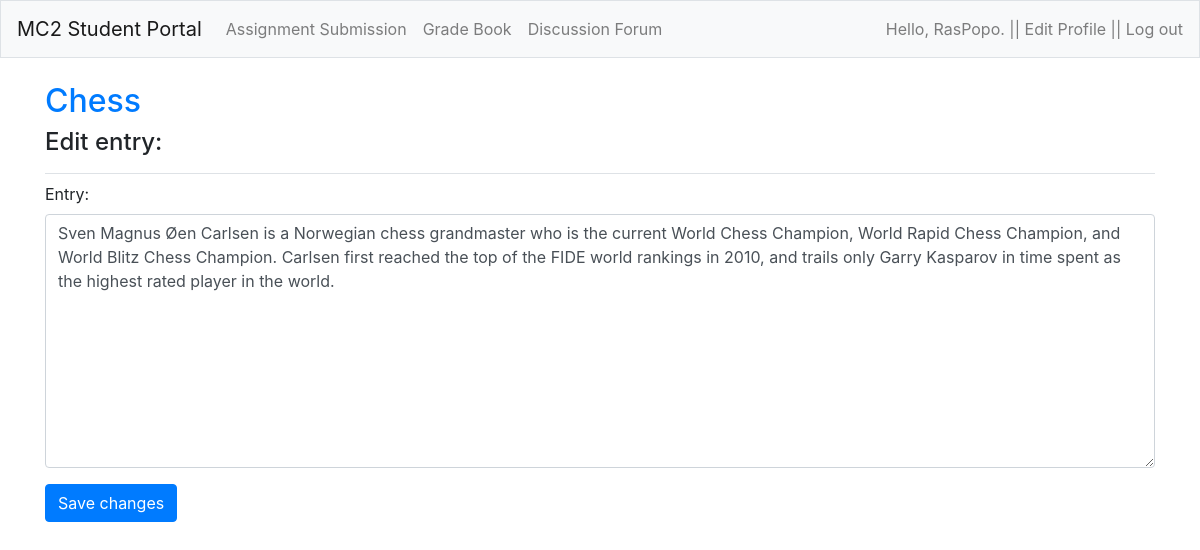
/edit_entry/3/ (signed in), run on the app's committed database.
### account/models.py (models this page shows, shortened)
class Account(AbstractBaseUser):
	email 					= models.EmailField(verbose_name="email", max_length=60, unique=True)
	username				= models.CharField(max_length=30, unique=True)
	date_joined				= models.DateTimeField(verbose_name='date joined', auto_now_add=True)
	last_login				= models.DateTimeField(verbose_name='last login', auto_now=True)
	is_admin				= models.BooleanField(default=False)
	is_active				= models.BooleanField(default=True)
	is_staff				= models.BooleanField(default=False)
	is_superuser			= models.BooleanField(default=False)
	USERNAME_FIELD = 'email'
	REQUIRED_FIELDS = ['username', ]
	objects = MyAccountManager()

### student_portals/models.py (models this page shows, shortened)
class Topic(models.Model):
	text = models.CharField(max_length=200) # Set the number maximum of words to 200
	date_added = models.DateTimeField(auto_now_add=True)
	owner = models.ForeignKey(Account, on_delete=models.CASCADE)
	def __str__(self):
	 	return self.text

class Entry(models.Model):
	topic = models.ForeignKey(Topic, on_delete=models.CASCADE)
	text = models.TextField() # Has no limit to the number of words
	date_added = models.DateTimeField(auto_now_add=True)
	class Meta:
		verbose_name_plural = 'entries'

### student_portals/views.py (the view)
# urls.py: path('edit_entry/<int:entry_id>/', views.edit_entry, name='edit_entry'),
@login_required
def edit_entry(request, entry_id):
	entry = Entry.objects.get(id=entry_id)
	topic = entry.topic
	check_topic_owner(topic, request)
	if request.method != 'POST':
		form = EntryForm(instance=entry)
	else:
		form = EntryForm(instance=entry, data=request.POST)
		if form.is_valid():
			form.save()
			return redirect('student_portals:topic', topic_id=topic.id)
	context = {'entry': entry, 'topic': topic, 'form': form}
	return render(request, 'student_portals/edit_entry.html', context)

### student_portals/forms.py
class EntryForm(forms.ModelForm):
	class Meta:
		model = Entry
		fields = ['text']
		labels = {'text': 'Entry:'}
		widgets = {'text': forms.Textarea(attrs={'cols': 80})}

### student_portals/views.py (called while the page is built)
def check_topic_owner(topic, request):
	if topic.owner != request.user:
		raise Http404

### student_portals/templates/student_portals/edit_entry.html (shortened to what this page needs)
{% extends "student_portals/base.html" %}
{% load bootstrap4 %}
{% block page_header %}
    <h2><a href="{% url 'student_portals:topic' topic.id %}">{{ topic }}</a></h2>
  <h4>Edit entry:</h4>
{% endblock page_header %}
{% block content %}
  <form action="{% url 'student_portals:edit_entry' entry.id %}" method="post">
  	{% bootstrap_form form %}
  	{% buttons %}
  	<button name="submit" class="btn btn-primary">Save changes</button>
  	{% endbuttons %}
  </form>
{% endblock content %}

### student_portals/templates/student_portals/base.html (shortened to what this page needs)
{% load bootstrap4 %}
<!DOCTYPE html>
<html lang="en">
<head>
  {% bootstrap_css %}
</head>
<body>
  <nav class="navbar navbar-expand-md navbar-light bg-light mb-4 border">
  	<a class="navbar-brand" href="{% url 'student_portals:index' %}">
  		MC2 Student Portal
  	</a>
  	<div class="collapse navbar-collapse" id="navbarCollapse">
  	  <ul class="navbar-nav mr-auto">
        {% if user.is_authenticated %}
          <li class="nav-item">
            <a class="nav-link" href="{% url 'student_portals:assignment_submission' %}">Assignment Submission</a>
          </li>
          <li class="nav-item">
            <a class="nav-link" href="{% url 'student_portals:grade_book' %}">Grade Book</a>
          </li>
    	  	<li class="nav-item">
    	  	  <a class="nav-link" href="{% url 'student_portals:topics' %}">Discussion Forum</a>
    	  	</li>
        {% else %}
          <li class="nav-item">
            <span class="navbar-text">Knowledge Is Power! </span>
          </li>
        {% endif %}
  	  </ul>
  	  <ul class="navbar-nav ml-auto">
  	  	{% if user.is_authenticated %}
  	  	  <li class="nav-item">
  	  	  	<span class="navbar-text">Hello, {{ user.username }}. | </span>
  	  	  </li>
          <li class="nav-item">
            <a class="navbar-text" href="{% url 'account:edit_profile' %}">| Edit Profile |</a>
          </li>
  	  	  <li class="nav-item">
  	  	  	<a class="navbar-text" href="{% url 'account:logout' %}"> | Log out</a>
  	  	  </li>
  	  	{% endif %}
  	  </ul>
  	</div>
  </nav>
  <main role="main" class="container">
    <div class="pb-2 mb-2 border-bottom">
  	  {% block page_header %}{% endblock page_header %}
  	</div>
  	<div>
  	  {% block content %}{% endblock content %}
  	</div>
  </main>
</body>
</html>

### data on the page
Account: username "RasPopo"
Topic: text "Chess"
Entry: text "Sven Magnus Øen Carlsen is a Norwegian chess grandmaster who is the current World Chess Champion, World Rapid Chess Champion, and World Blitz Chess Champion. Carlsen first reached the top of the FIDE world rankings in 2010, and trails only Garry Kasparov in time spent as the highest rated player in the world."
